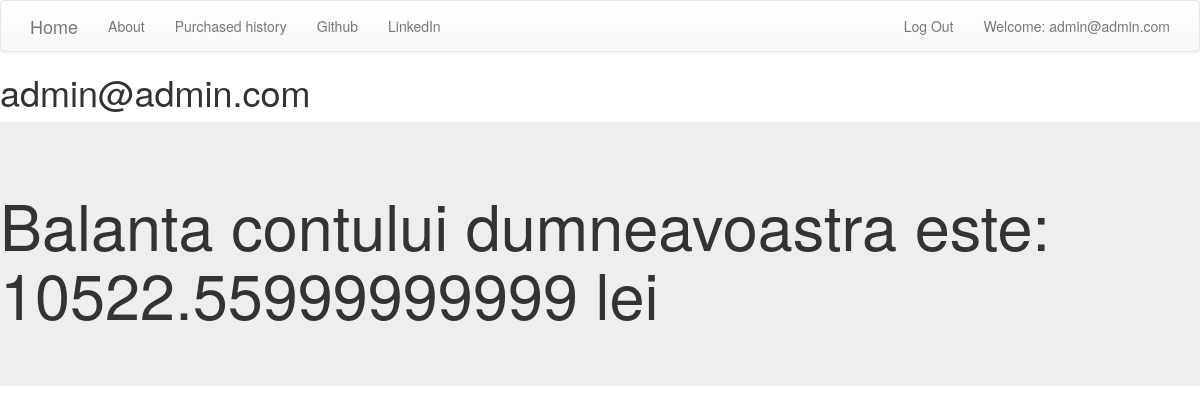
Before: /balance/ (signed in) with the older database file.
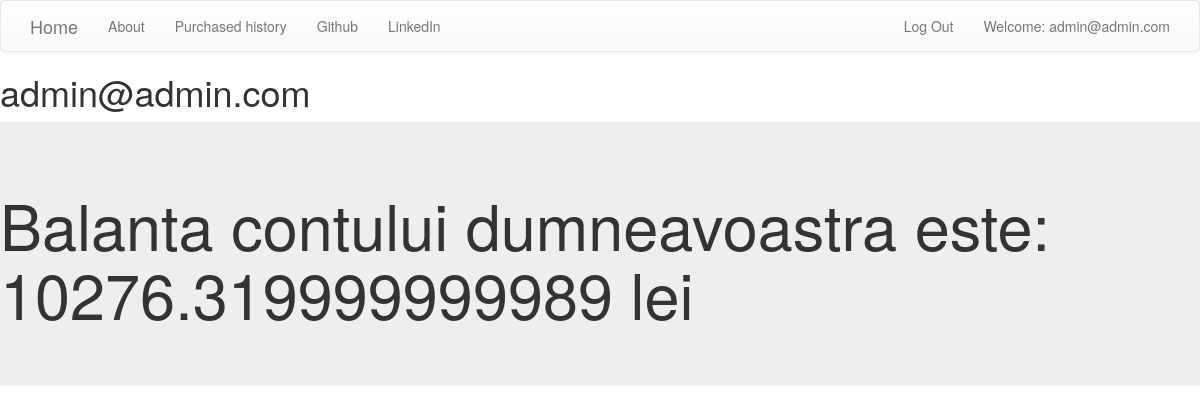
After: the same page with the newer database file.
### accounts/models.py (models this page shows, shortened)
class MyUser(AbstractBaseUser):
    email = models.EmailField(
        verbose_name='email address',
        max_length=255,
        unique=True,
    )
    is_active = models.BooleanField(default=True)
    is_admin = models.BooleanField(default=False)
    objects = MyUserManager()
    USERNAME_FIELD = 'email'
    REQUIRED_FIELDS = []
    def __str__(self):
        return self.email

class Wallet(models.Model):
    author = models.OneToOneField('accounts.MyUser', on_delete=models.RESTRICT)
    balance = models.FloatField(null=False)

### accounts/views.py (the view)
# urls.py: path("balance/", views.User_Wallet.as_view(), name="money_balance"),
class User_Wallet(ListView):
    template_name = "accounts/money_balance.html"
    model = Wallet

### templates/accounts/money_balance.html
{% extends "accounts/home_list.html" %}
 {% block content %}
     <h1>{{ request.user }}</h1>
    {% for form in  wallet_list %}
        {% if request.user == form.author %}
    <div class="jumbotron">
    <h1>Balanta contului dumneavoastra este: {{ form.balance }} lei</h1>
    </div>
        {% endif %}
    {% endfor %}
  {% endblock %}

### templates/accounts/home_list.html (shortened to what this page needs)
<!DOCTYPE html>
<html lang="en">
<head>
    <link rel="stylesheet" href="https://maxcdn.bootstrapcdn.com/bootstrap/3.3.7/css/bootstrap.min.css">
<link rel="stylesheet" href="https://maxcdn.bootstrapcdn.com/bootstrap/3.3.7/css/bootstrap-theme.min.css">
</head>
<body>
<nav class="navbar navbar-default navbar-dark fixed-top custom-navbar">
    <div class="container">
        <ul class="nav navbar-nav">
            <li><a class="navbar-brand bigbrand" href="{% url "home_list" %}">Home</a></li>
            <li><a class="" href="{% url "home_list" %}">About</a></li>
            <li><a class="" href="{% url "purchased" %}">Purchased history</a></li>
            <li><a class="" href="https://www.github.com">Github</a></li>
            <li><a class="" href="https://www.linkedin.com">LinkedIn</a></li>
        </ul>
         <ul class="nav navbar-nav navbar-right">
        {% if request.user.is_authenticated %}
        <li>
            <a href="{% url 'logout' %}">Log Out</a>
        </li>
        <li>
            <a href="{% url 'money_balance' %}">Welcome: {{ user.email }}</a>
        </li>
        {% else %}
        <li><a class="nav navbar-right" href="{% url 'login' %}"><span class="glyphicon glyphicon-user"></span></a></li>
            <li><a class="nav navbar-right" href="{% url 'register_page' %}">Inregistrare</a></li>
        {% endif %}
    </div>
</nav>
{% block content %}{% endblock %}
</body>
</html>

Changed rows visible on the page:
changed Wallet: balance "10522.55999999999" → "10276.319999999989"
